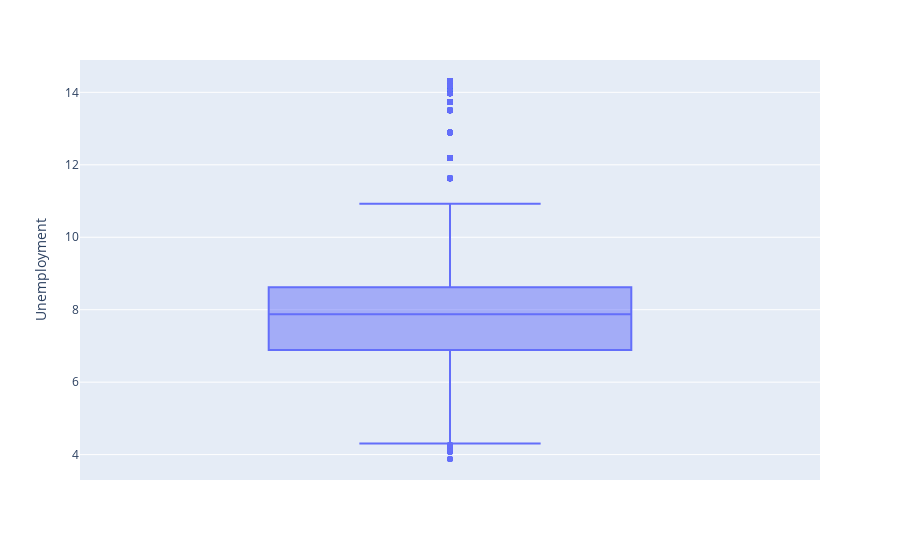

The cell this chart's notebook holds for it:
### Code cell
fig = px.box(df, y="Unemployment") #A few outliers but close to median 
fig.show()

### Figure 1 — Plotly figure (JSON) as saved in the notebook; plotly's stock layout.template omitted (floating-point values rounded to 4 significant figures; data arrays with more than 128 entries replaced by an {"elided": "..."} marker saying what was removed)
{"data": [{"alignmentgroup": "True", "hovertemplate": "Unemployment=%{y}<extra></extra>", "legendgroup": "", "marker": {"color": "#636efa"}, "name": "", "notched": false, "offsetgroup": "", "orientation": "v", "showlegend": false, "type": "box", "x0": " ", "xaxis": "x", "y": {"elided": "6435 float values"}, "y0": " ", "yaxis": "y"}], "layout": {"boxmode": "group", "legend": {"tracegroupgap": 0}, "margin": {"t": 60}, "xaxis": {"anchor": "y", "domain": [0, 1]}, "yaxis": {"anchor": "x", "domain": [0, 1], "title": {"text": "Unemployment"}}}}
